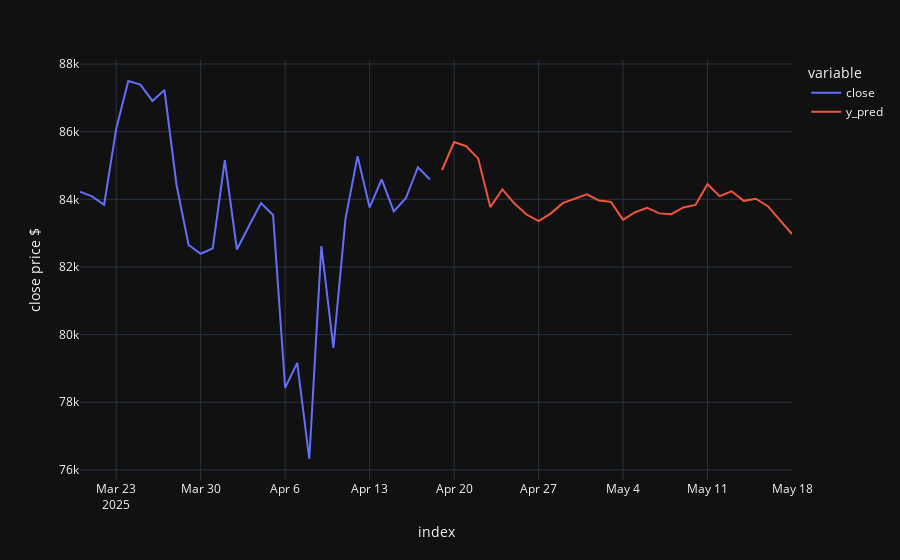

The cell this chart's notebook holds for it:
### Code cell
# y_pred_final_diff
reconstruct_undiff(final_exp_diff, future=True)
